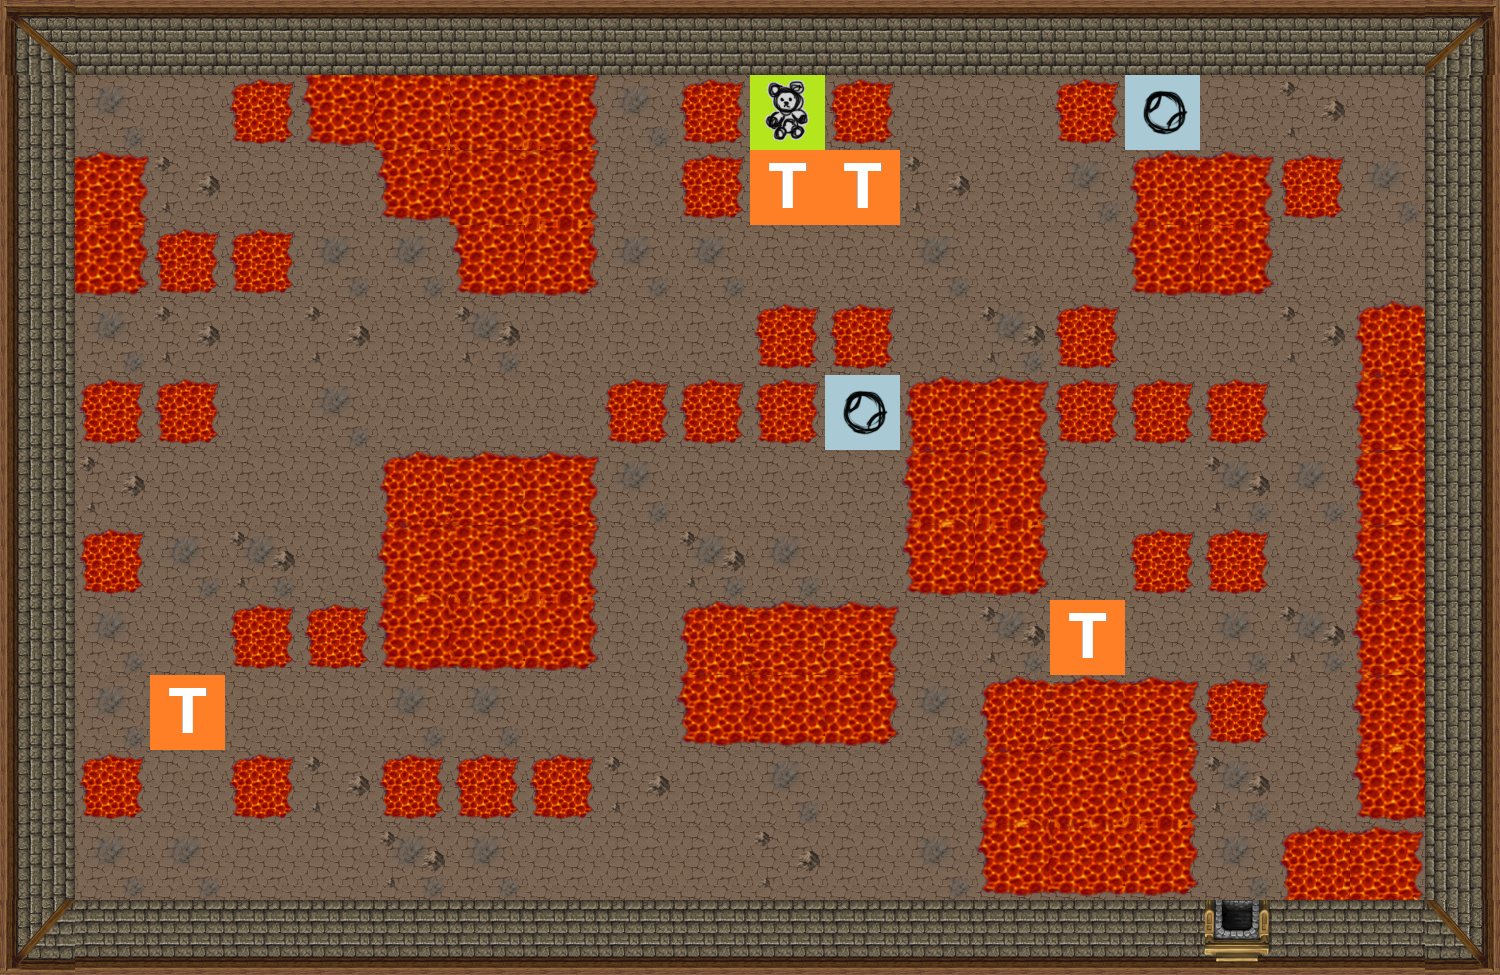

Below is a game level as drawn by its tile map, then a one-line description and the .tmx that defines it (tile-layer data replaced by summaries):
An orthogonal 20x13 tile map with 75x75 px tiles, 1 tile layer (Obstaculos).

<map version="1.0" orientation="orthogonal" renderorder="right-down" width="20" height="13" tilewidth="75" tileheight="75" nextobjectid="1">
 <tileset firstgid="1" name="Bloques" tilewidth="75" tileheight="75" spacing="2" tilecount="32">
  <image source="Bloques.png" width="614" height="306" />
  <tile id="0">
   <properties>
    <property name="accesible" value="false" />
    <property name="movible" value="false" />
   </properties>
  </tile>
  <tile id="1">
   <properties>
    <property name="accesible" value="false" />
    <property name="movible" value="false" />
   </properties>
  </tile>
  <tile id="2">
   <properties>
    <property name="accesible" value="false" />
    <property name="movible" value="false" />
   </properties>
  </tile>
  <tile id="3">
   <properties>
    <property name="accesible" value="false" />
    <property name="movible" value="false" />
   </properties>
  </tile>
  <tile id="4">
   <properties>
    <property name="accesible" value="false" />
   </properties>
  </tile>
  <tile id="5">
   <properties>
    <property name="accesible" value="false" />
   </properties>
  </tile>
  <tile id="6">
   <properties>
    <property name="accesible" value="false" />
   </properties>
  </tile>
  <tile id="7">
   <properties>
    <property name="accesible" value="false" />
   </properties>
  </tile>
  <tile id="8">
   <properties>
    <property name="accesible" value="true" />
    <property name="movible" value="false" />
   </properties>
  </tile>
  <tile id="9">
   <properties>
    <property name="accesible" value="false" />
    <property name="movible" value="false" />
   </properties>
  </tile>
  <tile id="10">
   <properties>
    <property name="accesible" value="false" />
    <property name="movible" value="false" />
   </properties>
  </tile>
  <tile id="11">
   <properties>
    <property name="accesible" value="false" />
    <property name="movible" value="false" />
   </properties>
  </tile>
  <tile id="12">
   <properties>
    <property name="accesible" value="false" />
    <property name="movible" value="false" />
   </properties>
  </tile>
  <tile id="13">
   <properties>
    <property name="accesible" value="false" />
    <property name="movible" value="false" />
   </properties>
  </tile>
  <tile id="14">
   <properties>
    <property name="accesible" value="false" />
    <property name="movible" value="false" />
   </properties>
  </tile>
  <tile id="15">
   <properties>
    <property name="accesible" value="false" />
    <property name="movible" value="false" />
   </properties>
  </tile>
  <tile id="16">
   <properties>
    <property name="accesible" value="true" />
    <property name="movible" value="false" />
   </properties>
  </tile>
  <tile id="17">
   <properties>
    <property name="accesible" value="false" />
    <property name="movible" value="false" />
   </properties>
  </tile>
  <tile id="18">
   <properties>
    <property name="accesible" value="false" />
    <property name="movible" value="false" />
   </properties>
  </tile>
  <tile id="19">
   <properties>
    <property name="accesible" value="false" />
    <property name="movible" value="false" />
   </properties>
  </tile>
  <tile id="20">
   <properties>
    <property name="accesible" value="false" />
    <property name="movible" value="false" />
   </properties>
  </tile>
  <tile id="21">
   <properties>
    <property name="accesible" value="true" />
    <property name="movible" value="false" />
   </properties>
  </tile>
  <tile id="22">
   <properties>
    <property name="accesible" value="true" />
    <property name="movible" value="false" />
   </properties>
  </tile>
  <tile id="23">
   <properties>
    <property name="accesible" value="false" />
    <property name="movible" value="true" />
   </properties>
  </tile>
  <tile id="24">
   <properties>
    <property name="accesible" value="false" />
    <property name="movible" value="false" />
   </properties>
  </tile>
  <tile id="25">
   <properties>
    <property name="accesible" value="false" />
    <property name="movible" value="false" />
   </properties>
  </tile>
  <tile id="26">
   <properties>
    <property name="accesible" value="false" />
    <property name="movible" value="false" />
   </properties>
  </tile>
  <tile id="27">
   <properties>
    <property name="accesible" value="false" />
    <property name="movible" value="false" />
   </properties>
  </tile>
  <tile id="28">
   <properties>
    <property name="accesible" value="true" />
    <property name="movible" value="false" />
   </properties>
  </tile>
  <tile id="29">
   <properties>
    <property name="accesible" value="true" />
    <property name="movible" value="false" />
   </properties>
  </tile>
 </tileset>
 <layer name="Obstaculos" width="20" height="13">
  <data>[260 cells, 260 non-empty, 26 distinct tile ids]</data>
 </layer>
</map>